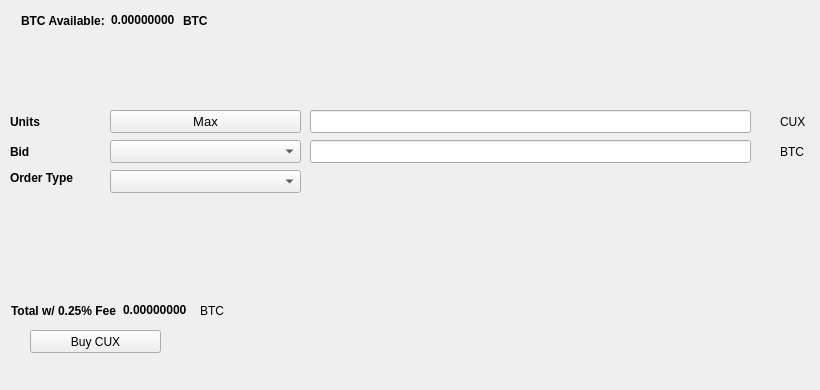
   <widget class="QWidget" name="BuyTab">
    <attribute name="title">
     <string>Buy</string>
    </attribute>
    <widget class="QPushButton" name="BuyCUX">
     <property name="geometry">
      <rect>
       <x>30</x>
       <y>330</y>
       <width>131</width>
       <height>23</height>
      </rect>
     </property>
     <property name="text">
      <string>Buy CUX</string>
     </property>
     <property name="icon">
      <iconset resource="../cruxcoin.qrc">
       <normaloff>:/icons/bitcoin</normaloff>:/icons/bitcoin</iconset>
     </property>
    </widget>
    <widget class="QLabel" name="label_3">
     <property name="geometry">
      <rect>
       <x>10</x>
       <y>110</y>
       <width>46</width>
       <height>23</height>
      </rect>
     </property>
     <property name="font">
      <font>
       <weight>75</weight>
       <bold>true</bold>
      </font>
     </property>
     <property name="text">
      <string>Units</string>
     </property>
    </widget>
    <widget class="QLineEdit" name="UnitsInput">
     <property name="geometry">
      <rect>
       <x>310</x>
       <y>110</y>
       <width>441</width>
       <height>23</height>
      </rect>
     </property>
     <property name="font">
      <font>
       <pointsize>9</pointsize>
       <weight>75</weight>
       <bold>true</bold>
      </font>
     </property>
    </widget>
    <widget class="QLineEdit" name="BuyBidPriceEdit">
     <property name="geometry">
      <rect>
       <x>310</x>
       <y>140</y>
       <width>441</width>
       <height>23</height>
      </rect>
     </property>
     <property name="font">
      <font>
       <pointsize>9</pointsize>
       <weight>75</weight>
       <bold>true</bold>
      </font>
     </property>
    </widget>
    <widget class="QLabel" name="label_4">
     <property name="geometry">
      <rect>
       <x>780</x>
       <y>110</y>
       <width>31</width>
       <height>23</height>
      </rect>
     </property>
     <property name="text">
      <string>CUX</string>
     </property>
    </widget>
    <widget class="QLabel" name="label_5">
     <property name="geometry">
      <rect>
       <x>780</x>
       <y>140</y>
       <width>31</width>
       <height>23</height>
      </rect>
     </property>
     <property name="text">
      <string>BTC</string>
     </property>
    </widget>
    <widget class="QLabel" name="label_6">
     <property name="geometry">
      <rect>
       <x>10</x>
       <y>140</y>
       <width>46</width>
       <height>23</height>
      </rect>
     </property>
     <property name="font">
      <font>
       <weight>75</weight>
       <bold>true</bold>
      </font>
     </property>
     <property name="text">
      <string>Bid</string>
     </property>
    </widget>
    <widget class="QLabel" name="label_7">
     <property name="geometry">
      <rect>
       <x>10</x>
       <y>170</y>
       <width>91</width>
       <height>16</height>
      </rect>
     </property>
     <property name="font">
      <font>
       <weight>75</weight>
       <bold>true</bold>
      </font>
     </property>
     <property name="text">
      <string>Order Type</string>
     </property>
    </widget>
    <widget class="QPushButton" name="Buy_Max_Amount">
     <property name="geometry">
      <rect>
       <x>110</x>
       <y>110</y>
       <width>191</width>
       <height>23</height>
      </rect>
     </property>
     <property name="font">
      <font>
       <pointsize>10</pointsize>
      </font>
     </property>
     <property name="text">
      <string>Max</string>
     </property>
    </widget>
    <widget class="QComboBox" name="BuyBidcomboBox">
     <property name="geometry">
      <rect>
       <x>110</x>
       <y>140</y>
       <width>191</width>
       <height>23</height>
      </rect>
     </property>
     <property name="font">
      <font>
       <pointsize>10</pointsize>
      </font>
     </property>
    </widget>
    <widget class="QComboBox" name="buyOrdertypeCombo">
     <property name="geometry">
      <rect>
       <x>110</x>
       <y>170</y>
       <width>191</width>
       <height>23</height>
      </rect>
     </property>
     <property name="font">
      <font>
       <pointsize>10</pointsize>
      </font>
     </property>
    </widget>
    <widget class="QWidget" name="layoutWidget1">
     <property name="geometry">
      <rect>
       <x>21</x>
       <y>11</y>
       <width>227</width>
       <height>19</height>
      </rect>
     </property>
     <layout class="QHBoxLayout" name="horizontalLayout_3">
      <item>
       <widget class="QLabel" name="label232">
        <property name="font">
         <font>
          <weight>75</weight>
          <bold>true</bold>
         </font>
        </property>
        <property name="text">
         <string>BTC Available:</string>
        </property>
       </widget>
      </item>
      <item>
       <widget class="QLabel" name="BtcAvailableLbl">
        <property name="palette">
         <palette>
          <active>
           <colorrole role="WindowText">
            <brush brushstyle="SolidPattern">
             <color alpha="255">
              <red>0</red>
              <green>0</green>
              <blue>0</blue>
             </color>
            </brush>
           </colorrole>
           <colorrole role="Button">
            <brush brushstyle="SolidPattern">
             <color alpha="255">
              <red>0</red>
              <green>170</green>
              <blue>0</blue>
             </color>
            </brush>
           </colorrole>
           <colorrole role="Light">
            <brush brushstyle="SolidPattern">
             <color alpha="255">
              <red>0</red>
              <green>255</green>
              <blue>0</blue>
             </color>
            </brush>
           </colorrole>
           <colorrole role="Midlight">
            <brush brushstyle="SolidPattern">
             <color alpha="255">
              <red>0</red>
              <green>212</green>
              <blue>0</blue>
             </color>
            </brush>
           </colorrole>
           <colorrole role="Dark">
            <brush brushstyle="SolidPattern">
             <color alpha="255">
              <red>0</red>
              <green>85</green>
              <blue>0</blue>
             </color>
            </brush>
           </colorrole>
           <colorrole role="Mid">
            <brush brushstyle="SolidPattern">
             <color alpha="255">
              <red>0</red>
              <green>113</green>
              <blue>0</blue>
             </color>
            </brush>
           </colorrole>
           <colorrole role="Text">
            <brush brushstyle="SolidPattern">
             <color alpha="255">
              <red>0</red>
              <green>170</green>
              <blue>0</blue>
             </color>
            </brush>
           </colorrole>
           <colorrole role="BrightText">
            <brush brushstyle="SolidPattern">
             <color alpha="255">
              <red>255</red>
              <green>255</green>
              <blue>255</blue>
             </color>
            </brush>
           </colorrole>
           <colorrole role="ButtonText">
            <brush brushstyle="SolidPattern">
             <color alpha="255">
              <red>0</red>
              <green>0</green>
              <blue>0</blue>
             </color>
            </brush>
           </colorrole>
           <colorrole role="Base">
            <brush brushstyle="SolidPattern">
             <color alpha="255">
              <red>255</red>
              <green>255</green>
              <blue>255</blue>
             </color>
            </brush>
           </colorrole>
           <colorrole role="Window">
            <brush brushstyle="SolidPattern">
             <color alpha="255">
              <red>0</red>
              <green>170</green>
              <blue>0</blue>
             </color>
            </brush>
           </colorrole>
           <colorrole role="Shadow">
            <brush brushstyle="SolidPattern">
             <color alpha="255">
              <red>0</red>
              <green>0</green>
              <blue>0</blue>
             </color>
            </brush>
           </colorrole>
           <colorrole role="AlternateBase">
            <brush brushstyle="SolidPattern">
             <color alpha="255">
              <red>127</red>
              <green>212</green>
              <blue>127</blue>
             </color>
            </brush>
           </colorrole>
           <colorrole role="ToolTipBase">
            <brush brushstyle="SolidPattern">
             <color alpha="255">
              <red>255</red>
              <green>255</green>
              <blue>220</blue>
             </color>
            </brush>
           </colorrole>
           <colorrole role="ToolTipText">
            <brush brushstyle="SolidPattern">
             <color alpha="255">
              <red>0</red>
              <green>0</green>
              <blue>0</blue>
             </color>
            </brush>
           </colorrole>
          </active>
          <inactive>
           <colorrole role="WindowText">
            <brush brushstyle="SolidPattern">
             <color alpha="255">
              <red>0</red>
              <green>0</green>
              <blue>0</blue>
             </color>
            </brush>
           </colorrole>
           <colorrole role="Button">
            <brush brushstyle="SolidPattern">
             <color alpha="255">
              <red>0</red>
              <green>170</green>
              <blue>0</blue>
             </color>
            </brush>
           </colorrole>
           <colorrole role="Light">
            <brush brushstyle="SolidPattern">
             <color alpha="255">
              <red>0</red>
              <green>255</green>
              <blue>0</blue>
             </color>
            </brush>
           </colorrole>
           <colorrole role="Midlight">
            <brush brushstyle="SolidPattern">
             <color alpha="255">
              <red>0</red>
              <green>212</green>
              <blue>0</blue>
             </color>
            </brush>
           </colorrole>
           <colorrole role="Dark">
            <brush brushstyle="SolidPattern">
             <color alpha="255">
              <red>0</red>
              <green>85</green>
              <blue>0</blue>
             </color>
            </brush>
           </colorrole>
           <colorrole role="Mid">
            <brush brushstyle="SolidPattern">
             <color alpha="255">
              <red>0</red>
              <green>113</green>
              <blue>0</blue>
             </color>
            </brush>
           </colorrole>
           <colorrole role="Text">
            <brush brushstyle="SolidPattern">
             <color alpha="255">
              <red>0</red>
              <green>170</green>
              <blue>0</blue>
             </color>
            </brush>
           </colorrole>
           <colorrole role="BrightText">
            <brush brushstyle="SolidPattern">
             <color alpha="255">
              <red>255</red>
              <green>255</green>
              <blue>255</blue>
             </color>
            </brush>
           </colorrole>
           <colorrole role="ButtonText">
            <brush brushstyle="SolidPattern">
             <color alpha="255">
              <red>0</red>
              <green>0</green>
              <blue>0</blue>
             </color>
            </brush>
           </colorrole>
           <colorrole role="Base">
            <brush brushstyle="SolidPattern">
             <color alpha="255">
              <red>255</red>
              <green>255</green>
              <blue>255</blue>
             </color>
            </brush>
           </colorrole>
           <colorrole role="Window">
            <brush brushstyle="SolidPattern">
             <color alpha="255">
              <red>0</red>
              <green>170</green>
              <blue>0</blue>
             </color>
            </brush>
           </colorrole>
           <colorrole role="Shadow">
            <brush brushstyle="SolidPattern">
             <color alpha="255">
              <red>0</red>
              <green>0</green>
              <blue>0</blue>
             </color>
            </brush>
           </colorrole>
           <colorrole role="AlternateBase">
            <brush brushstyle="SolidPattern">
             <color alpha="255">
              <red>127</red>
              <green>212</green>
              <blue>127</blue>
             </color>
            </brush>
           </colorrole>
           <colorrole role="ToolTipBase">
            <brush brushstyle="SolidPattern">
             <color alpha="255">
              <red>255</red>
              <green>255</green>
              <blue>220</blue>
             </color>
            </brush>
           </colorrole>
           <colorrole role="ToolTipText">
            <brush brushstyle="SolidPattern">
             <color alpha="255">
              <red>0</red>
              <green>0</green>
              <blue>0</blue>
             </color>
            </brush>
           </colorrole>
          </inactive>
          <disabled>
           <colorrole role="WindowText">
            <brush brushstyle="SolidPattern">
             <color alpha="255">
              <red>0</red>
              <green>85</green>
              <blue>0</blue>
             </color>
            </brush>
           </colorrole>
           <colorrole role="Button">
            <brush brushstyle="SolidPattern">
             <color alpha="255">
              <red>0</red>
              <green>170</green>
              <blue>0</blue>
             </color>
            </brush>
           </colorrole>
           <colorrole role="Light">
            <brush brushstyle="SolidPattern">
             <color alpha="255">
              <red>0</red>
              <green>255</green>
              <blue>0</blue>
             </color>
            </brush>
           </colorrole>
           <colorrole role="Midlight">
            <brush brushstyle="SolidPattern">
             <color alpha="255">
              <red>0</red>
              <green>212</green>
              <blue>0</blue>
             </color>
            </brush>
           </colorrole>
           <colorrole role="Dark">
            <brush brushstyle="SolidPattern">
             <color alpha="255">
              <red>0</red>
              <green>85</green>
              <blue>0</blue>
             </color>
            </brush>
           </colorrole>
           <colorrole role="Mid">
            <brush brushstyle="SolidPattern">
             <color alpha="255">
              <red>0</red>
              <green>113</green>
              <blue>0</blue>
             </color>
            </brush>
           </colorrole>
           <colorrole role="Text">
            <brush brushstyle="SolidPattern">
             <color alpha="255">
              <red>0</red>
              <green>85</green>
              <blue>0</blue>
             </color>
            </brush>
           </colorrole>
           <colorrole role="BrightText">
            <brush brushstyle="SolidPattern">
             <color alpha="255">
              <red>255</red>
              <green>255</green>
              <blue>255</blue>
             </color>
            </brush>
           </colorrole>
           <colorrole role="ButtonText">
            <brush brushstyle="SolidPattern">
             <color alpha="255">
              <red>0</red>
              <green>85</green>
              <blue>0</blue>
             </color>
            </brush>
           </colorrole>
           <colorrole role="Base">
            <brush brushstyle="SolidPattern">
             <color alpha="255">
              <red>0</red>
              <green>170</green>
              <blue>0</blue>
             </color>
            </brush>
           </colorrole>
           <colorrole role="Window">
            <brush brushstyle="SolidPattern">
             <color alpha="255">
              <red>0</red>
              <green>170</green>
              <blue>0</blue>
             </color>
            </brush>
           </colorrole>
           <colorrole role="Shadow">
            <brush brushstyle="SolidPattern">
             <color alpha="255">
              <red>0</red>
              <green>0</green>
              <blue>0</blue>
             </color>
            </brush>
           </colorrole>
           <colorrole role="AlternateBase">
            <brush brushstyle="SolidPattern">
             <color alpha="255">
              <red>0</red>
              <green>170</green>
              <blue>0</blue>
             </color>
            </brush>
           </colorrole>
           <colorrole role="ToolTipBase">
            <brush brushstyle="SolidPattern">
             <color alpha="255">
              <red>255</red>
              <green>255</green>
              <blue>220</blue>
             </color>
            </brush>
           </colorrole>
           <colorrole role="ToolTipText">
            <brush brushstyle="SolidPattern">
             <color alpha="255">
              <red>0</red>
              <green>0</green>
              <blue>0</blue>
             </color>
            </brush>
           </colorrole>
          </disabled>
         </palette>
        </property>
        <property name="font">
         <font>
          <weight>75</weight>
          <bold>true</bold>
         </font>
        </property>
        <property name="text">
         <string>0.00000000</string>
        </property>
        <property name="textInteractionFlags">
         <set>Qt::LinksAccessibleByMouse|Qt::TextSelectableByKeyboard|Qt::TextSelectableByMouse</set>
        </property>
       </widget>
      </item>
      <item>
       <widget class="QLabel" name="BtcAvailableLbl_2">
        <property name="font">
         <font>
          <weight>75</weight>
          <bold>true</bold>
         </font>
        </property>
        <property name="text">
         <string>BTC</string>
        </property>
       </widget>
      </item>
     </layout>
    </widget>
    <widget class="QWidget" name="layoutWidge2">
     <property name="geometry">
      <rect>
       <x>11</x>
       <y>301</y>
       <width>259</width>
       <height>19</height>
      </rect>
     </property>
     <layout class="QHBoxLayout" name="horizontalLayout_4">
      <item>
       <widget class="QLabel" name="label_9">
        <property name="font">
         <font>
          <weight>75</weight>
          <bold>true</bold>
         </font>
        </property>
        <property name="text">
         <string>Total w/ 0.25% Fee</string>
        </property>
       </widget>
      </item>
      <item>
       <widget class="QLabel" name="BuyCostLabel">
        <property name="palette">
         <palette>
          <active>
           <colorrole role="WindowText">
            <brush brushstyle="SolidPattern">
             <color alpha="255">
              <red>0</red>
              <green>0</green>
              <blue>0</blue>
             </color>
            </brush>
           </colorrole>
           <colorrole role="Button">
            <brush brushstyle="SolidPattern">
             <color alpha="255">
              <red>0</red>
              <green>170</green>
              <blue>0</blue>
             </color>
            </brush>
           </colorrole>
           <colorrole role="Light">
            <brush brushstyle="SolidPattern">
             <color alpha="255">
              <red>0</red>
              <green>255</green>
              <blue>0</blue>
             </color>
            </brush>
           </colorrole>
           <colorrole role="Midlight">
            <brush brushstyle="SolidPattern">
             <color alpha="255">
              <red>0</red>
              <green>212</green>
              <blue>0</blue>
             </color>
            </brush>
           </colorrole>
           <colorrole role="Dark">
            <brush brushstyle="SolidPattern">
             <color alpha="255">
              <red>0</red>
              <green>85</green>
              <blue>0</blue>
             </color>
            </brush>
           </colorrole>
           <colorrole role="Mid">
            <brush brushstyle="SolidPattern">
             <color alpha="255">
              <red>0</red>
              <green>113</green>
              <blue>0</blue>
             </color>
            </brush>
           </colorrole>
           <colorrole role="Text">
            <brush brushstyle="SolidPattern">
             <color alpha="255">
              <red>0</red>
              <green>170</green>
              <blue>0</blue>
             </color>
            </brush>
           </colorrole>
           <colorrole role="BrightText">
            <brush brushstyle="SolidPattern">
             <color alpha="255">
              <red>255</red>
              <green>255</green>
              <blue>255</blue>
             </color>
            </brush>
           </colorrole>
           <colorrole role="ButtonText">
            <brush brushstyle="SolidPattern">
             <color alpha="255">
              <red>0</red>
              <green>0</green>
              <blue>0</blue>
             </color>
            </brush>
           </colorrole>
           <colorrole role="Base">
            <brush brushstyle="SolidPattern">
             <color alpha="255">
              <red>255</red>
              <green>255</green>
              <blue>255</blue>
             </color>
            </brush>
           </colorrole>
           <colorrole role="Window">
            <brush brushstyle="SolidPattern">
             <color alpha="255">
              <red>0</red>
              <green>170</green>
              <blue>0</blue>
             </color>
            </brush>
           </colorrole>
           <colorrole role="Shadow">
            <brush brushstyle="SolidPattern">
             <color alpha="255">
              <red>0</red>
              <green>0</green>
              <blue>0</blue>
             </color>
            </brush>
           </colorrole>
           <colorrole role="AlternateBase">
            <brush brushstyle="SolidPattern">
             <color alpha="255">
              <red>127</red>
              <green>212</green>
              <blue>127</blue>
             </color>
            </brush>
           </colorrole>
           <colorrole role="ToolTipBase">
            <brush brushstyle="SolidPattern">
             <color alpha="255">
              <red>255</red>
              <green>255</green>
              <blue>220</blue>
             </color>
            </brush>
           </colorrole>
           <colorrole role="ToolTipText">
            <brush brushstyle="SolidPattern">
             <color alpha="255">
              <red>0</red>
              <green>0</green>
              <blue>0</blue>
             </color>
            </brush>
           </colorrole>
          </active>
          <inactive>
           <colorrole role="WindowText">
            <brush brushstyle="SolidPattern">
             <color alpha="255">
              <red>0</red>
              <green>0</green>
              <blue>0</blue>
             </color>
            </brush>
           </colorrole>
           <colorrole role="Button">
            <brush brushstyle="SolidPattern">
             <color alpha="255">
              <red>0</red>
              <green>170</green>
              <blue>0</blue>
             </color>
            </brush>
           </colorrole>
           <colorrole role="Light">
            <brush brushstyle="SolidPattern">
             <color alpha="255">
              <red>0</red>
              <green>255</green>
              <blue>0</blue>
             </color>
            </brush>
           </colorrole>
           <colorrole role="Midlight">
            <brush brushstyle="SolidPattern">
             <color alpha="255">
              <red>0</red>
              <green>212</green>
              <blue>0</blue>
             </color>
            </brush>
           </colorrole>
           <colorrole role="Dark">
            <brush brushstyle="SolidPattern">
             <color alpha="255">
              <red>0</red>
              <green>85</green>
              <blue>0</blue>
             </color>
            </brush>
           </colorrole>
           <colorrole role="Mid">
            <brush brushstyle="SolidPattern">
             <color alpha="255">
              <red>0</red>
              <green>113</green>
              <blue>0</blue>
             </color>
            </brush>
           </colorrole>
           <colorrole role="Text">
            <brush brushstyle="SolidPattern">
             <color alpha="255">
              <red>0</red>
              <green>170</green>
              <blue>0</blue>
             </color>
            </brush>
           </colorrole>
           <colorrole role="BrightText">
            <brush brushstyle="SolidPattern">
             <color alpha="255">
              <red>255</red>
              <green>255</green>
              <blue>255</blue>
             </color>
            </brush>
           </colorrole>
           <colorrole role="ButtonText">
            <brush brushstyle="SolidPattern">
             <color alpha="255">
              <red>0</red>
              <green>0</green>
              <blue>0</blue>
             </color>
            </brush>
           </colorrole>
           <colorrole role="Base">
            <brush brushstyle="SolidPattern">
             <color alpha="255">
              <red>255</red>
              <green>255</green>
              <blue>255</blue>
             </color>
            </brush>
           </colorrole>
           <colorrole role="Window">
            <brush brushstyle="SolidPattern">
             <color alpha="255">
              <red>0</red>
              <green>170</green>
              <blue>0</blue>
             </color>
            </brush>
           </colorrole>
           <colorrole role="Shadow">
            <brush brushstyle="SolidPattern">
             <color alpha="255">
              <red>0</red>
              <green>0</green>
              <blue>0</blue>
             </color>
            </brush>
           </colorrole>
           <colorrole role="AlternateBase">
            <brush brushstyle="SolidPattern">
             <color alpha="255">
              <red>127</red>
              <green>212</green>
              <blue>127</blue>
             </color>
            </brush>
           </colorrole>
           <colorrole role="ToolTipBase">
            <brush brushstyle="SolidPattern">
             <color alpha="255">
              <red>255</red>
              <green>255</green>
              <blue>220</blue>
             </color>
            </brush>
           </colorrole>
           <colorrole role="ToolTipText">
            <brush brushstyle="SolidPattern">
             <color alpha="255">
              <red>0</red>
              <green>0</green>
              <blue>0</blue>
             </color>
            </brush>
           </colorrole>
          </inactive>
          <disabled>
           <colorrole role="WindowText">
            <brush brushstyle="SolidPattern">
             <color alpha="255">
              <red>0</red>
              <green>85</green>
              <blue>0</blue>
             </color>
            </brush>
           </colorrole>
           <colorrole role="Button">
            <brush brushstyle="SolidPattern">
             <color alpha="255">
              <red>0</red>
              <green>170</green>
              <blue>0</blue>
             </color>
            </brush>
           </colorrole>
           <colorrole role="Light">
            <brush brushstyle="SolidPattern">
             <color alpha="255">
              <red>0</red>
              <green>255</green>
              <blue>0</blue>
             </color>
            </brush>
           </colorrole>
           <colorrole role="Midlight">
            <brush brushstyle="SolidPattern">
             <color alpha="255">
              <red>0</red>
              <green>212</green>
              <blue>0</blue>
             </color>
            </brush>
           </colorrole>
           <colorrole role="Dark">
            <brush brushstyle="SolidPattern">
             <color alpha="255">
              <red>0</red>
              <green>85</green>
              <blue>0</blue>
             </color>
            </brush>
           </colorrole>
           <colorrole role="Mid">
            <brush brushstyle="SolidPattern">
             <color alpha="255">
              <red>0</red>
              <green>113</green>
              <blue>0</blue>
             </color>
            </brush>
           </colorrole>
           <colorrole role="Text">
            <brush brushstyle="SolidPattern">
             <color alpha="255">
              <red>0</red>
              <green>85</green>
              <blue>0</blue>
             </color>
            </brush>
           </colorrole>
           <colorrole role="BrightText">
            <brush brushstyle="SolidPattern">
             <color alpha="255">
              <red>255</red>
              <green>255</green>
              <blue>255</blue>
             </color>
            </brush>
           </colorrole>
           <colorrole role="ButtonText">
            <brush brushstyle="SolidPattern">
             <color alpha="255">
              <red>0</red>
              <green>85</green>
              <blue>0</blue>
             </color>
            </brush>
           </colorrole>
           <colorrole role="Base">
            <brush brushstyle="SolidPattern">
             <color alpha="255">
              <red>0</red>
              <green>170</green>
              <blue>0</blue>
             </color>
            </brush>
           </colorrole>
           <colorrole role="Window">
            <brush brushstyle="SolidPattern">
             <color alpha="255">
              <red>0</red>
              <green>170</green>
              <blue>0</blue>
             </color>
            </brush>
           </colorrole>
           <colorrole role="Shadow">
            <brush brushstyle="SolidPattern">
             <color alpha="255">
              <red>0</red>
              <green>0</green>
              <blue>0</blue>
             </color>
            </brush>
           </colorrole>
           <colorrole role="AlternateBase">
            <brush brushstyle="SolidPattern">
             <color alpha="255">
              <red>0</red>
              <green>170</green>
              <blue>0</blue>
             </color>
            </brush>
           </colorrole>
           <colorrole role="ToolTipBase">
            <brush brushstyle="SolidPattern">
             <color alpha="255">
              <red>255</red>
              <green>255</green>
              <blue>220</blue>
             </color>
            </brush>
           </colorrole>
           <colorrole role="ToolTipText">
            <brush brushstyle="SolidPattern">
             <color alpha="255">
              <red>0</red>
              <green>0</green>
              <blue>0</blue>
             </color>
            </brush>
           </colorrole>
          </disabled>
         </palette>
        </property>
        <property name="font">
         <font>
          <weight>75</weight>
          <bold>true</bold>
         </font>
        </property>
        <property name="autoFillBackground">
         <bool>false</bool>
        </property>
        <property name="text">
         <string>0.00000000</string>
        </property>
        <property name="textInteractionFlags">
         <set>Qt::LinksAccessibleByMouse|Qt::TextSelectableByMouse</set>
        </property>
       </widget>
      </item>
      <item>
       <widget class="QLabel" name="label_10">
        <property name="font">
         <font>
          <weight>50</weight>
          <bold>false</bold>
         </font>
        </property>
        <property name="text">
         <string>BTC</string>
        </property>
       </widget>
      </item>
     </layout>
    </widget>
    <widget class="QLabel" name="label_24">
     <property name="geometry">
      <rect>
       <x>460</x>
       <y>300</y>
       <width>281</width>
       <height>81</height>
      </rect>
     </property>
     <property name="text">
      <string/>
     </property>
     <property name="pixmap">
      <pixmap>:/images/bittrex</pixmap>
     </property>
    </widget>
   </widget>
